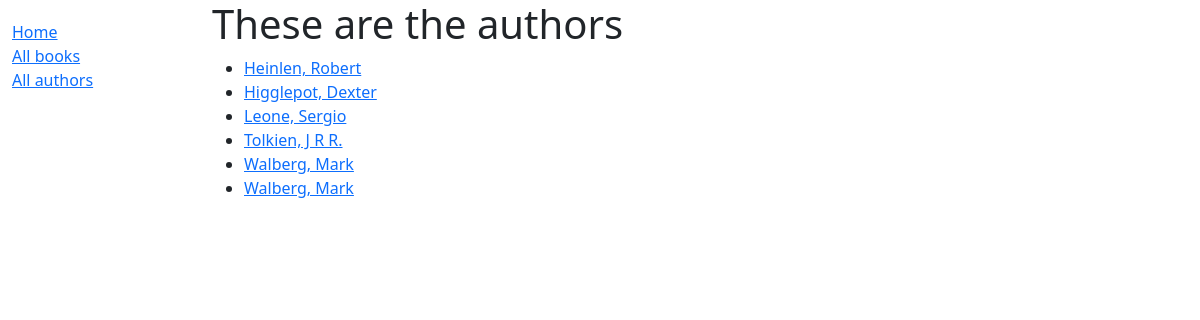
Screenshot of /catalog/authors/ with the database file from the repository.
### catalog/models.py (models this page shows)
class Author(models.Model):
    first_name = models.CharField(max_length=100)
    last_name = models.CharField(max_length=100)
    date_of_birth = models.DateField(null=True, blank=True)
    date_of_death = models.DateField("Died", null=True, blank=True)
    class Meta:
        ordering = ["last_name", "first_name"]
    def get_absolute_url(self):
        return reverse("author-detail", args=[str(self.id)])
    def __str__(self):
        return f"{self.last_name}, {self.first_name}"

### catalog/views.py (the view)
# urls.py: path("authors/", views.AuthorListView.as_view(), name="authors"),
class AuthorListView(generic.ListView):
    model = Author

### catalog/templates/catalog/author_list.html
{% extends 'base_generic.html' %}
{% block content %}
{% if author_list %}
<h1>These are the authors</h1>
<ul>
    {% for author in author_list %}
    <li>
        <a href="{{author.get_absolute_url}}">{{author}}</a>
    </li>
    {% endfor %}
</ul>
{% else %}
<h1>There are no Authors</h1>
{% endif %}
{% endblock %}

### rows the page displays
Author: last_name+first_name "Heinlen, Robert"
Author: last_name+first_name "Higglepot, Dexter"
Author: last_name+first_name "Leone, Sergio"
Author: last_name+first_name "Tolkien, J R R."
Author: last_name+first_name "Walberg, Mark"
Author: last_name+first_name "Walberg, Mark"
